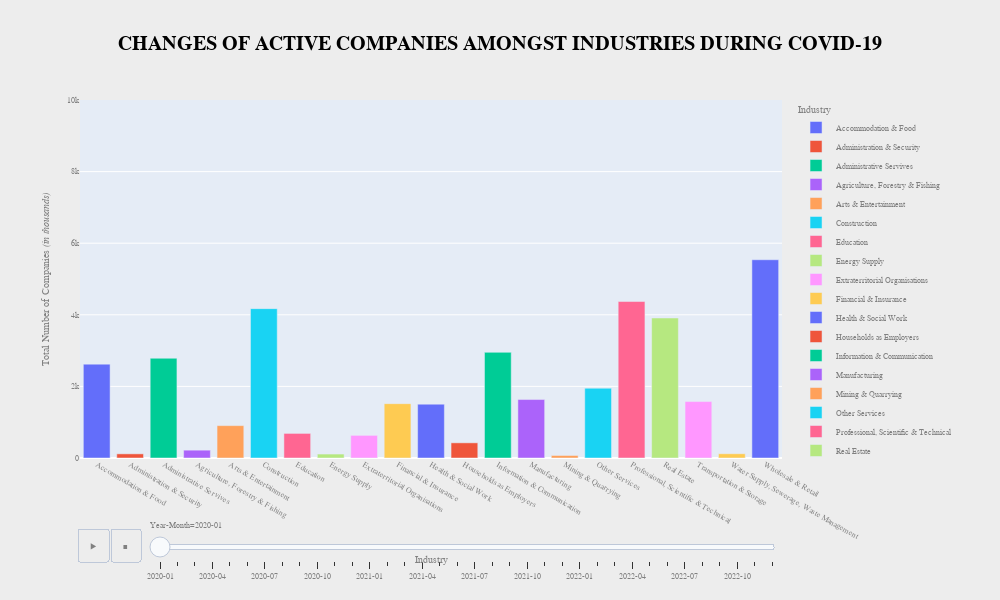

Here is the notebook cell this chart was saved with:
### Code cell
# Get active and distressed companies
active_comp = plot1.loc[plot1['CompanyStatus'] == 'Active', :]

# Count the number of companies in each industry
size = active_comp.groupby(by=['Year-Month','Year','Industry']).size().reset_index(name='Sum')

# Plot
bar_fig = go.Figure()

bar_fig = px.bar(size, x="Industry", y="Sum", color="Industry",
                 animation_frame="Year-Month", animation_group="Industry", 
                 range_y=[0, 10000],title="<b>CHANGES OF ACTIVE COMPANIES AMONGST INDUSTRIES DURING COVID-19<b>",)

bar_fig.update_layout(font=dict(family="Futura", size=8, color="Grey"), 
                      title_x=0.5,title_font_size=20,title_font_color='black',
                      width=1000, height=600,title_font_family="Futura",
                      paper_bgcolor="#ededed")

# y axis
bar_fig.update_yaxes(title="Total Number of Companies <i>(in thousands)</i>")

# Save figure 
bar_fig.write_html('ActiveCompaniesDuringCovid-19.html')

# display figure
bar_fig.show()

### Figure 1 — Plotly figure (JSON) as saved in the notebook; plotly's stock layout.template omitted (floating-point values rounded to 4 significant figures)
{"data": [{"alignmentgroup": "True", "hovertemplate": "Industry=%{x}<br>Year-Month=2020-01<br>Sum=%{y}<extra></extra>", "ids": ["Accommodation & Food"], "legendgroup": "Accommodation & Food", "marker": {"color": "#636efa", "pattern": {"shape": ""}}, "name": "Accommodation & Food", "offsetgroup": "Accommodation & Food", "orientation": "v", "showlegend": true, "textposition": "auto", "type": "bar", "x": ["Accommodation & Food"], "xaxis": "x", "y": [2622], "yaxis": "y"}, {"alignmentgroup": "True", "hovertemplate": "Industry=%{x}<br>Year-Month=2020-01<br>Sum=%{y}<extra></extra>", "ids": ["Administration & Security"], "legendgroup": "Administration & Security", "marker": {"color": "#EF553B", "pattern": {"shape": ""}}, "name": "Administration & Security", "offsetgroup": "Administration & Security", "orientation": "v", "showlegend": true, "textposition": "auto", "type": "bar", "x": ["Administration & Security"], "xaxis": "x", "y": [116], "yaxis": "y"}, {"alignmentgroup": "True", "hovertemplate": "Industry=%{x}<br>Year-Month=2020-01<br>Sum=%{y}<extra></extra>", "ids": ["Administrative Servives"], "legendgroup": "Administrative Servives", "marker": {"color": "#00cc96", "pattern": {"shape": ""}}, "name": "Administrative Servives", "offsetgroup": "Administrative Servives", "orientation": "v", "showlegend": true, "textposition": "auto", "type": "bar", "x": ["Administrative Servives"], "xaxis": "x", "y": [2786], "yaxis": "y"}, {"alignmentgroup": "True", "hovertemplate": "Industry=%{x}<br>Year-Month=2020-01<br>Sum=%{y}<extra></extra>", "ids": ["Agriculture, Forestry & Fishing"], "legendgroup": "Agriculture, Forestry & Fishing", "marker": {"color": "#ab63fa", "pattern": {"shape": ""}}, "name": "Agriculture, Forestry & Fishing", "offsetgroup": "Agriculture, Forestry & Fishing", "orientation": "v", "showlegend": true, "textposition": "auto", "type": "bar", "x": ["Agriculture, Forestry & Fishing"], "xaxis": "x", "y": [219], "yaxis": "y"}, {"alignmentgroup": "True", "hovertemplate": "Industry=%{x}<br>Year-Month=2020-01<br>Sum=%{y}<extra></extra>", "ids": ["Arts & Entertainment"], "legendgroup": "Arts & Entertainment", "marker": {"color": "#FFA15A", "pattern": {"shape": ""}}, "name": "Arts & Entertainment", "offsetgroup": "Arts & Entertainment", "orientation": "v", "showlegend": true, "textposition": "auto", "type": "bar", "x": ["Arts & Entertainment"], "xaxis": "x", "y": [904], "yaxis": "y"}, {"alignmentgroup": "True", "hovertemplate": "Industry=%{x}<br>Year-Month=2020-01<br>Sum=%{y}<extra></extra>", "ids": ["Construction"], "legendgroup": "Construction", "marker": {"color": "#19d3f3", "pattern": {"shape": ""}}, "name": "Construction", "offsetgroup": "Construction", "orientation": "v", "showlegend": true, "textposition": "auto", "type": "bar", "x": ["Construction"], "xaxis": "x", "y": [4172], "yaxis": "y"}, {"alignmentgroup": "True", "hovertemplate": "Industry=%{x}<br>Year-Month=2020-01<br>Sum=%{y}<extra></extra>", "ids": ["Education"], "legendgroup": "Education", "marker": {"color": "#FF6692", "pattern": {"shape": ""}}, "name": "Education", "offsetgroup": "Education", "orientation": "v", "showlegend": true, "textposition": "auto", "type": "bar", "x": ["Education"], "xaxis": "x", "y": [687], "yaxis": "y"}, {"alignmentgroup": "True", "hovertemplate": "Industry=%{x}<br>Year-Month=2020-01<br>Sum=%{y}<extra></extra>", "ids": ["Energy Supply"], "legendgroup": "Energy Supply", "marker": {"color": "#B6E880", "pattern": {"shape": ""}}, "name": "Energy Supply", "offsetgroup": "Energy Supply", "orientation": "v", "showlegend": true, "textposition": "auto", "type": "bar", "x": ["Energy Supply"], "xaxis": "x", "y": [110], "yaxis": "y"}, {"alignmentgroup": "True", "hovertemplate": "Industry=%{x}<br>Year-Month=2020-01<br>Sum=%{y}<extra></extra>", "ids": ["Extraterritorial Organisations"], "legendgroup": "Extraterritorial Organisations", "marker": {"color": "#FF97FF", "pattern": {"shape": ""}}, "name": "Extraterritorial Organisations", "offsetgroup": "Extraterritorial Organisations", "orientation": "v", "showlegend": true, "textposition": "auto", "type": "bar", "x": ["Extraterritorial Organisations"], "xaxis": "x", "y": [632], "yaxis": "y"}, {"alignmentgroup": "True", "hovertemplate": "Industry=%{x}<br>Year-Month=2020-01<br>Sum=%{y}<extra></extra>", "ids": ["Financial & Insurance"], "legendgroup": "Financial & Insurance", "marker": {"color": "#FECB52", "pattern": {"shape": ""}}, "name": "Financial & Insurance", "offsetgroup": "Financial & Insurance", "orientation": "v", "showlegend": true, "textposition": "auto", "type": "bar", "x": ["Financial & Insurance"], "xaxis": "x", "y": [1518], "yaxis": "y"}, {"alignmentgroup": "True", "hovertemplate": "Industry=%{x}<br>Year-Month=2020-01<br>Sum=%{y}<extra></extra>", "ids": ["Health & Social Work"], "legendgroup": "Health & Social Work", "marker": {"color": "#636efa", "pattern": {"shape": ""}}, "name": "Health & Social Work", "offsetgroup": "Health & Social Work", "orientation": "v", "showlegend": true, "textposition": "auto", "type": "bar", "x": ["Health & Social Work"], "xaxis": "x", "y": [1504], "yaxis": "y"}, {"alignmentgroup": "True", "hovertemplate": "Industry=%{x}<br>Year-Month=2020-01<br>Sum=%{y}<extra></extra>", "ids": ["Households as Employers"], "legendgroup": "Households as Employers", "marker": {"color": "#EF553B", "pattern": {"shape": ""}}, "name": "Households as Employers", "offsetgroup": "Households as Employers", "orientation": "v", "showlegend": true, "textposition": "auto", "type": "bar", "x": ["Households as Employers"], "xaxis": "x", "y": [424], "yaxis": "y"}, {"alignmentgroup": "True", "hovertemplate": "Industry=%{x}<br>Year-Month=2020-01<br>Sum=%{y}<extra></extra>", "ids": ["Information & Communication"], "legendgroup": "Information & Communication", "marker": {"color": "#00cc96", "pattern": {"shape": ""}}, "name": "Information & Communication", "offsetgroup": "Information & Communication", "orientation": "v", "showlegend": true, "textposition": "auto", "type": "bar", "x": ["Information & Communication"], "xaxis": "x", "y": [2952], "yaxis": "y"}, {"alignmentgroup": "True", "hovertemplate": "Industry=%{x}<br>Year-Month=2020-01<br>Sum=%{y}<extra></extra>", "ids": ["Manufacturing"], "legendgroup": "Manufacturing", "marker": {"color": "#ab63fa", "pattern": {"shape": ""}}, "name": "Manufacturing", "offsetgroup": "Manufacturing", "orientation": "v", "showlegend": true, "textposition": "auto", "type": "bar", "x": ["Manufacturing"], "xaxis": "x", "y": [1633], "yaxis": "y"}, {"alignmentgroup": "True", "hovertemplate": "Industry=%{x}<br>Year-Month=2020-01<br>Sum=%{y}<extra></extra>", "ids": ["Mining & Quarrying"], "legendgroup": "Mining & Quarrying", "marker": {"color": "#FFA15A", "pattern": {"shape": ""}}, "name": "Mining & Quarrying", "offsetgroup": "Mining & Quarrying", "orientation": "v", "showlegend": true, "textposition": "auto", "type": "bar", "x": ["Mining & Quarrying"], "xaxis": "x", "y": [70], "yaxis": "y"}, {"alignmentgroup": "True", "hovertemplate": "Industry=%{x}<br>Year-Month=2020-01<br>Sum=%{y}<extra></extra>", "ids": ["Other Services"], "legendgroup": "Other Services", "marker": {"color": "#19d3f3", "pattern": {"shape": ""}}, "name": "Other Services", "offsetgroup": "Other Services", "orientation": "v", "showlegend": true, "textposition": "auto", "type": "bar", "x": ["Other Services"], "xaxis": "x", "y": [1949], "yaxis": "y"}, {"alignmentgroup": "True", "hovertemplate": "Industry=%{x}<br>Year-Month=2020-01<br>Sum=%{y}<extra></extra>", "ids": ["Professional, Scientific & Technical"], "legendgroup": "Professional, Scientific & Technical", "marker": {"color": "#FF6692", "pattern": {"shape": ""}}, "name": "Professional, Scientific & Technical", "offsetgroup": "Professional, Scientific & Technical", "orientation": "v", "showlegend": true, "textposition": "auto", "type": "bar", "x": ["Professional, Scientific & Technical"], "xaxis": "x", "y": [4371], "yaxis": "y"}, {"alignmentgroup": "True", "hovertemplate": "Industry=%{x}<br>Year-Month=2020-01<br>Sum=%{y}<extra></extra>", "ids": ["Real Estate"], "legendgroup": "Real Estate", "marker": {"color": "#B6E880", "pattern": {"shape": ""}}, "name": "Real Estate", "offsetgroup": "Real Estate", "orientation": "v", "showlegend": true, "textposition": "auto", "type": "bar", "x": ["Real Estate"], "xaxis": "x", "y": [3911], "yaxis": "y"}, {"alignmentgroup": "True", "hovertemplate": "Industry=%{x}<br>Year-Month=2020-01<br>Sum=%{y}<extra></extra>", "ids": ["Transportation & Storage"], "legendgroup": "Transportation & Storage", "marker": {"color": "#FF97FF", "pattern": {"shape": ""}}, "name": "Transportation & Storage", "offsetgroup": "Transportation & Storage", "orientation": "v", "showlegend": true, "textposition": "auto", "type": "bar", "x": ["Transportation & Storage"], "xaxis": "x", "y": [1577], "yaxis": "y"}, {"alignmentgroup": "True", "hovertemplate": "Industry=%{x}<br>Year-Month=2020-01<br>Sum=%{y}<extra></extra>", "ids": ["Water Supply, Sewerage, Waste Management"], "legendgroup": "Water Supply, Sewerage, Waste Management", "marker": {"color": "#FECB52", "pattern": {"shape": ""}}, "name": "Water Supply, Sewerage, Waste Management", "offsetgroup": "Water Supply, Sewerage, Waste Management", "orientation": "v", "showlegend": true, "textposition": "auto", "type": "bar", "x": ["Water Supply, Sewerage, Waste Management"], "xaxis": "x", "y": [119], "yaxis": "y"}, {"alignmentgroup": "True", "hovertemplate": "Industry=%{x}<br>Year-Month=2020-01<br>Sum=%{y}<extra></extra>", "ids": ["Wholesale & Retail"], "legendgroup": "Wholesale & Retail", "marker": {"color": "#636efa", "pattern": {"shape": ""}}, "name": "Wholesale & Retail", "offsetgroup": "Wholesale & Retail", "orientation": "v", "showlegend": true, "textposition": "auto", "type": "bar", "x": ["Wholesale & Retail"], "xaxis": "x", "y": [5538], "yaxis": "y"}], "layout": {"barmode": "relative", "font": {"color": "Grey", "family": "Futura", "size": 8}, "height": 600, "legend": {"title": {"text": "Industry"}, "tracegroupgap": 0}, "paper_bgcolor": "#ededed", "sliders": [{"active": 0, "currentvalue": {"prefix": "Year-Month="}, "len": 0.9, "pad": {"b": 10, "t": 60}, "steps": [{"args": [["2020-01"], {"frame": {"duration": 0, "redraw": true}, "fromcurrent": true, "mode": "immediate", "transition": {"duration": 0, "easing": "linear"}}], "label": "2020-01", "method": "animate"}, {"args": [["2020-02"], {"frame": {"duration": 0, "redraw": true}, "fromcurrent": true, "mode": "immediate", "transition": {"duration": 0, "easing": "linear"}}], "label": "2020-02", "method": "animate"}, {"args": [["2020-03"], {"frame": {"duration": 0, "redraw": true}, "fromcurrent": true, "mode": "immediate", "transition": {"duration": 0, "easing": "linear"}}], "label": "2020-03", "method": "animate"}, {"args": [["2020-04"], {"frame": {"duration": 0, "redraw": true}, "fromcurrent": true, "mode": "immediate", "transition": {"duration": 0, "easing": "linear"}}], "label": "2020-04", "method": "animate"}, {"args": [["2020-05"], {"frame": {"duration": 0, "redraw": true}, "fromcurrent": true, "mode": "immediate", "transition": {"duration": 0, "easing": "linear"}}], "label": "2020-05", "method": "animate"}, {"args": [["2020-06"], {"frame": {"duration": 0, "redraw": true}, "fromcurrent": true, "mode": "immediate", "transition": {"duration": 0, "easing": "linear"}}], "label": "2020-06", "method": "animate"}, {"args": [["2020-07"], {"frame": {"duration": 0, "redraw": true}, "fromcurrent": true, "mode": "immediate", "transition": {"duration": 0, "easing": "linear"}}], "label": "2020-07", "method": "animate"}, {"args": [["2020-08"], {"frame": {"duration": 0, "redraw": true}, "fromcurrent": true, "mode": "immediate", "transition": {"duration": 0, "easing": "linear"}}], "label": "2020-08", "method": "animate"}, {"args": [["2020-09"], {"frame": {"duration": 0, "redraw": true}, "fromcurrent": true, "mode": "immediate", "transition": {"duration": 0, "easing": "linear"}}], "label": "2020-09", "method": "animate"}, {"args": [["2020-10"], {"frame": {"duration": 0, "redraw": true}, "fromcurrent": true, "mode": "immediate", "transition": {"duration": 0, "easing": "linear"}}], "label": "2020-10", "method": "animate"}, {"args": [["2020-11"], {"frame": {"duration": 0, "redraw": true}, "fromcurrent": true, "mode": "immediate", "transition": {"duration": 0, "easing": "linear"}}], "label": "2020-11", "method": "animate"}, {"args": [["2020-12"], {"frame": {"duration": 0, "redraw": true}, "fromcurrent": true, "mode": "immediate", "transition": {"duration": 0, "easing": "linear"}}], "label": "2020-12", "method": "animate"}, {"args": [["2021-01"], {"frame": {"duration": 0, "redraw": true}, "fromcurrent": true, "mode": "immediate", "transition": {"duration": 0, "easing": "linear"}}], "label": "2021-01", "method": "animate"}, {"args": [["2021-02"], {"frame": {"duration": 0, "redraw": true}, "fromcurrent": true, "mode": "immediate", "transition": {"duration": 0, "easing": "linear"}}], "label": "2021-02", "method": "animate"}, {"args": [["2021-03"], {"frame": {"duration": 0, "redraw": true}, "fromcurrent": true, "mode": "immediate", "transition": {"duration": 0, "easing": "linear"}}], "label": "2021-03", "method": "animate"}, {"args": [["2021-04"], {"frame": {"duration": 0, "redraw": true}, "fromcurrent": true, "mode": "immediate", "transition": {"duration": 0, "easing": "linear"}}], "label": "2021-04", "method": "animate"}, {"args": [["2021-05"], {"frame": {"duration": 0, "redraw": true}, "fromcurrent": true, "mode": "immediate", "transition": {"duration": 0, "easing": "linear"}}], "label": "2021-05", "method": "animate"}, {"args": [["2021-06"], {"frame": {"duration": 0, "redraw": true}, "fromcurrent": true, "mode": "immediate", "transition": {"duration": 0, "easing": "linear"}}], "label": "2021-06", "method": "animate"}, {"args": [["2021-07"], {"frame": {"duration": 0, "redraw": true}, "fromcurrent": true, "mode": "immediate", "transition": {"duration": 0, "easing": "linear"}}], "label": "2021-07", "method": "animate"}, {"args": [["2021-08"], {"frame": {"duration": 0, "redraw": true}, "fromcurrent": true, "mode": "immediate", "transition": {"duration": 0, "easing": "linear"}}], "label": "2021-08", "method": "animate"}, {"args": [["2021-09"], {"frame": {"duration": 0, "redraw": true}, "fromcurrent": true, "mode": "immediate", "transition": {"duration": 0, "easing": "linear"}}], "label": "2021-09", "method": "animate"}, {"args": [["2021-10"], {"frame": {"duration": 0, "redraw": true}, "fromcurrent": true, "mode": "immediate", "transition": {"duration": 0, "easing": "linear"}}], "label": "2021-10", "method": "animate"}, {"args": [["2021-11"], {"frame": {"duration": 0, "redraw": true}, "fromcurrent": true, "mode": "immediate", "transition": {"duration": 0, "easing": "linear"}}], "label": "2021-11", "method": "animate"}, {"args": [["2021-12"], {"frame": {"duration": 0, "redraw": true}, "fromcurrent": true, "mode": "immediate", "transition": {"duration": 0, "easing": "linear"}}], "label": "2021-12", "method": "animate"}, {"args": [["2022-01"], {"frame": {"duration": 0, "redraw": true}, "fromcurrent": true, "mode": "immediate", "transition": {"duration": 0, "easing": "linear"}}], "label": "2022-01", "method": "animate"}, {"args": [["2022-02"], {"frame": {"duration": 0, "redraw": true}, "fromcurrent": true, "mode": "immediate", "transition": {"duration": 0, "easing": "linear"}}], "label": "2022-02", "method": "animate"}, {"args": [["2022-03"], {"frame": {"duration": 0, "redraw": true}, "fromcurrent": true, "mode": "immediate", "transition": {"duration": 0, "easing": "linear"}}], "label": "2022-03", "method": "animate"}, {"args": [["2022-04"], {"frame": {"duration": 0, "redraw": true}, "fromcurrent": true, "mode": "immediate", "transition": {"duration": 0, "easing": "linear"}}], "label": "2022-04", "method": "animate"}, {"args": [["2022-05"], {"frame": {"duration": 0, "redraw": true}, "fromcurrent": true, "mode": "immediate", "transition": {"duration": 0, "easing": "linear"}}], "label": "2022-05", "method": "animate"}, {"args": [["2022-06"], {"frame": {"duration": 0, "redraw": true}, "fromcurrent": true, "mode": "immediate", "transition": {"duration": 0, "easing": "linear"}}], "label": "2022-06", "method": "animate"}, {"args": [["2022-07"], {"frame": {"duration": 0, "redraw": true}, "fromcurrent": true, "mode": "immediate", "transition": {"duration": 0, "easing": "linear"}}], "label": "2022-07", "method": "animate"}, {"args": [["2022-08"], {"frame": {"duration": 0, "redraw": true}, "fromcurrent": true, "mode": "immediate", "transition": {"duration": 0, "easing": "linear"}}], "label": "2022-08", "method": "animate"}, {"args": [["2022-09"], {"frame": {"duration": 0, "redraw": true}, "fromcurrent": true, "mode": "immediate", "transition": {"duration": 0, "easing": "linear"}}], "label": "2022-09", "method": "animate"}, {"args": [["2022-10"], {"frame": {"duration": 0, "redraw": true}, "fromcurrent": true, "mode": "immediate", "transition": {"duration": 0, "easing": "linear"}}], "label": "2022-10", "method": "animate"}, {"args": [["2022-11"], {"frame": {"duration": 0, "redraw": true}, "fromcurrent": true, "mode": "immediate", "transition": {"duration": 0, "easing": "linear"}}], "label": "2022-11", "method": "animate"}, {"args": [["2022-12"], {"frame": {"duration": 0, "redraw": true}, "fromcurrent": true, "mode": "immediate", "transition": {"duration": 0, "easing": "linear"}}], "label": "2022-12", "method": "animate"}], "x": 0.1, "xanchor": "left", "y": 0, "yanchor": "top"}], "title": {"font": {"color": "black", "family": "Futura", "size": 20}, "text": "<b>CHANGES OF ACTIVE COMPANIES AMONGST INDUSTRIES DURING COVID-19<b>", "x": 0.5}, "updatemenus": [{"buttons": [{"args": [null, {"frame": {"duration": 500, "redraw": true}, "fromcurrent": true, "mode": "immediate", "transition": {"duration": 500, "easing": "linear"}}], "label": "&#9654;", "method": "animate"}, {"args": [[null], {"frame": {"duration": 0, "redraw": true}, "fromcurrent": true, "mode": "immediate", "transition": {"duration": 0, "easing": "linear"}}], "label": "&#9724;", "method": "animate"}], "direction": "left", "pad": {"r": 10, "t": 70}, "showactive": false, "type": "buttons", "x": 0.1, "xanchor": "right", "y": 0, "yanchor": "top"}], "width": 1000, "xaxis": {"anchor": "y", "categoryarray": ["Accommodation & Food", "Administration & Security", "Administrative Servives", "Agriculture, Forestry & Fishing", "Arts & Entertainment", "Construction", "Education", "Energy Supply", "Extraterritorial Organisations", "Financial & Insurance", "Health & Social Work", "Households as Employers", "Information & Communication", "Manufacturing", "Mining & Quarrying", "Other Services", "Professional, Scientific & Technical", "Real Estate", "Transportation & Storage", "Water Supply, Sewerage, Waste Management", "Wholesale & Retail"], "categoryorder": "array", "domain": [0, 1], "title": {"text": "Industry"}}, "yaxis": {"anchor": "x", "domain": [0, 1], "range": [0, 10000], "title": {"text": "Total Number of Companies <i>(in thousands)</i>"}}}}
